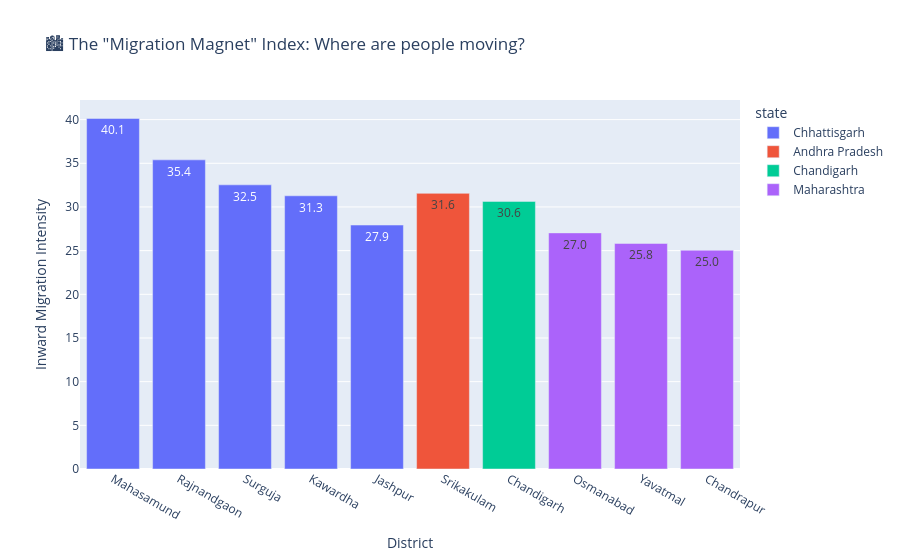

Notebook code cell kept with this figure:
### Code cell
import plotly.express as px
import pandas as pd

print("🚀 Initiating Advanced Analytics: Migration & Seasonality...")

# ==========================================
# ANALYSIS 2: THE "MIGRATION MAGNET" INDEX
# ==========================================

# 1. Logic: Compare Demographic Updates (Flux) vs New Enrolments (Natural Growth)
# High Updates + Low Enrolments = People Moving In (Migration)
mig_demo = df_demo.groupby(['state', 'district'])[['total_demo_updates']].sum().reset_index()
mig_enrol = df_enrol.groupby(['state', 'district'])[['total_enrolment']].sum().reset_index()

# 2. Merge
migration_df = pd.merge(mig_demo, mig_enrol, on=['state', 'district'])

# 3. Calculate "Migration Intensity Index"
# Formula: Demographic Updates per 1 New Enrolment
migration_df['migration_index'] = migration_df['total_demo_updates'] / migration_df['total_enrolment']

# 4. Filter for Major Districts (Ignore small ones to avoid skew)
migration_df = migration_df[migration_df['total_enrolment'] > 2000]

# 5. Get Top 10 "Magnet Districts"
top_magnets = migration_df.sort_values(by='migration_index', ascending=False).head(10)

print("\n🏙️ Top 10 'Migration Magnets' (High Influx Zones):")
display(top_magnets[['state', 'district', 'migration_index']])

# --- VISUALIZATION 1: MIGRATION BAR CHART ---
fig_mig = px.bar(
    top_magnets,
    x='district',
    y='migration_index',
    color='state',
    title='🏙️ The "Migration Magnet" Index: Where are people moving?',
    labels={'migration_index': 'Inward Migration Intensity', 'district': 'District'},
    text_auto='.1f'
)
fig_mig.show()

### Figure 1 — Plotly figure (JSON) as saved in the notebook; plotly's stock layout.template omitted (floating-point values rounded to 4 significant figures)
{"data": [{"hovertemplate": "state=Chhattisgarh<br>District=%{x}<br>Inward Migration Intensity=%{y}<extra></extra>", "legendgroup": "Chhattisgarh", "marker": {"color": "#636efa", "pattern": {"shape": ""}}, "name": "Chhattisgarh", "orientation": "v", "showlegend": true, "textposition": "auto", "texttemplate": "%{y:.1f}", "type": "bar", "x": ["Mahasamund", "Rajnandgaon", "Surguja", "Kawardha", "Jashpur"], "xaxis": "x", "y": [40.13, 35.39, 32.53, 31.28, 27.93], "yaxis": "y"}, {"hovertemplate": "state=Andhra Pradesh<br>District=%{x}<br>Inward Migration Intensity=%{y}<extra></extra>", "legendgroup": "Andhra Pradesh", "marker": {"color": "#EF553B", "pattern": {"shape": ""}}, "name": "Andhra Pradesh", "orientation": "v", "showlegend": true, "textposition": "auto", "texttemplate": "%{y:.1f}", "type": "bar", "x": ["Srikakulam"], "xaxis": "x", "y": [31.56], "yaxis": "y"}, {"hovertemplate": "state=Chandigarh<br>District=%{x}<br>Inward Migration Intensity=%{y}<extra></extra>", "legendgroup": "Chandigarh", "marker": {"color": "#00cc96", "pattern": {"shape": ""}}, "name": "Chandigarh", "orientation": "v", "showlegend": true, "textposition": "auto", "texttemplate": "%{y:.1f}", "type": "bar", "x": ["Chandigarh"], "xaxis": "x", "y": [30.64], "yaxis": "y"}, {"hovertemplate": "state=Maharashtra<br>District=%{x}<br>Inward Migration Intensity=%{y}<extra></extra>", "legendgroup": "Maharashtra", "marker": {"color": "#ab63fa", "pattern": {"shape": ""}}, "name": "Maharashtra", "orientation": "v", "showlegend": true, "textposition": "auto", "texttemplate": "%{y:.1f}", "type": "bar", "x": ["Osmanabad", "Yavatmal", "Chandrapur"], "xaxis": "x", "y": [27.03, 25.82, 25.04], "yaxis": "y"}], "layout": {"barmode": "relative", "legend": {"title": {"text": "state"}, "tracegroupgap": 0}, "title": {"text": "🏙️ The \"Migration Magnet\" Index: Where are people moving?"}, "xaxis": {"anchor": "y", "domain": [0, 1], "title": {"text": "District"}}, "yaxis": {"anchor": "x", "domain": [0, 1], "title": {"text": "Inward Migration Intensity"}}}}
